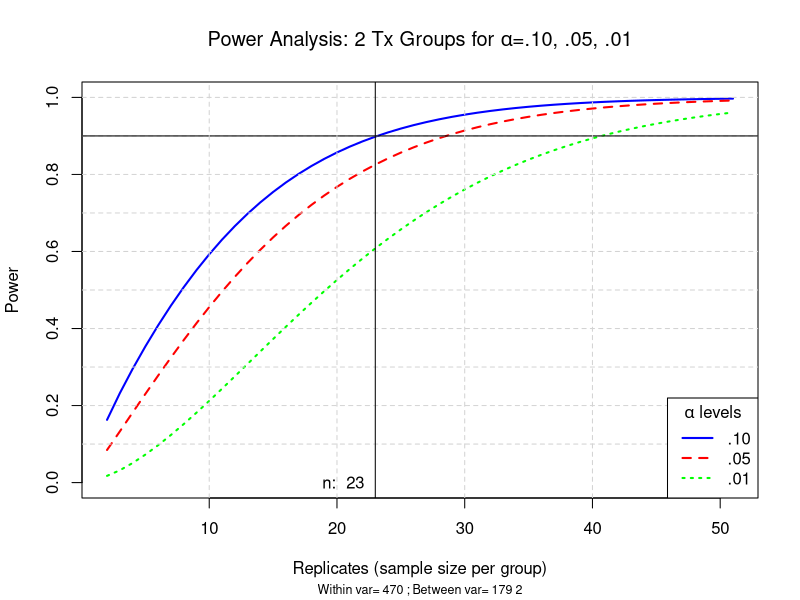

Reproduce this figure in R.
set.seed(1);
x = matrix(NA,nrow=200,ncol=2);
x[,1]= rbind(rep(1,100),rep(2,100))
x[,2]= rbind(rnorm(100,23,20),rnorm(100,7,20));
x=data.frame(x); names(x) = c("group","value");
groupmeans = as.matrix(by(x$value,x$group,mean));
x.aov = summary(aov(x$value ~ as.factor(x$group)))

nlen = 50
withinvar = 470; ##From MSE in ANOVA
raw.pwr = matrix(NA, nrow=nlen, ncol=5)
for(i in 1:nlen){
  pwr.i10 = power.anova.test(groups=length(groupmeans), n=1+i,
                             between.var=var(groupmeans), within.var=withinvar, sig.level=.10)
  pwr.i05 = power.anova.test(groups=length(groupmeans), n=1+i,
                             between.var=var(groupmeans), within.var=withinvar, sig.level=.05)
  pwr.i01 = power.anova.test(groups=length(groupmeans), n=1+i,
                             between.var=var(groupmeans), within.var=withinvar, sig.level=.01)
  power10 = pwr.i10$power
  power05 = pwr.i05$power
  power01 = pwr.i01$power
  raw.pwr[i,1] = power10
  raw.pwr[i,2] = power05
  raw.pwr[i,3] = power01
  raw.pwr[i,5] = 1+i
}

plot(raw.pwr[,5], raw.pwr[,1], type="n", ylim=c(0,1),
     ylab="Power",xlab="Replicates (sample size per group)",
     main=expression(paste("Power Analysis: 2 Tx Groups for ", alpha, "=.10, .05, .01"))
     , sub=paste("Within var=",withinvar,"; Between var=", round(var(groupmeans)),2), cex.sub=.75
)
lines(raw.pwr[,5], raw.pwr[,1], type="l", lty=1, lwd=2, col="blue")
lines(raw.pwr[,5], raw.pwr[,2], type="l", lty=2, lwd=2, col="red")
lines(raw.pwr[,5], raw.pwr[,3], type="l", lty=3, lwd=2, col="green")
abline(h=seq(.1:.9, by=.1), col="lightgrey", lty=2); abline(h=.9, col=1, lty=1);
abline(v=c(10,20,30,40), lty=2, col="lightgrey")
abline(v=raw.pwr[,5][round(raw.pwr[,1],2)==.90][1]); text(raw.pwr[,5][round(raw.pwr[,1],2)==.90][1]-2.5, 0, paste("n: ",raw.pwr[,5][round(raw.pwr[,1],2)==.90][1]));
legend("bottomright", c(".10",".05",".01"), lty=c(1,2,3), col=c("blue","red","green"), lwd=2, title=expression(paste(alpha, " levels")))
